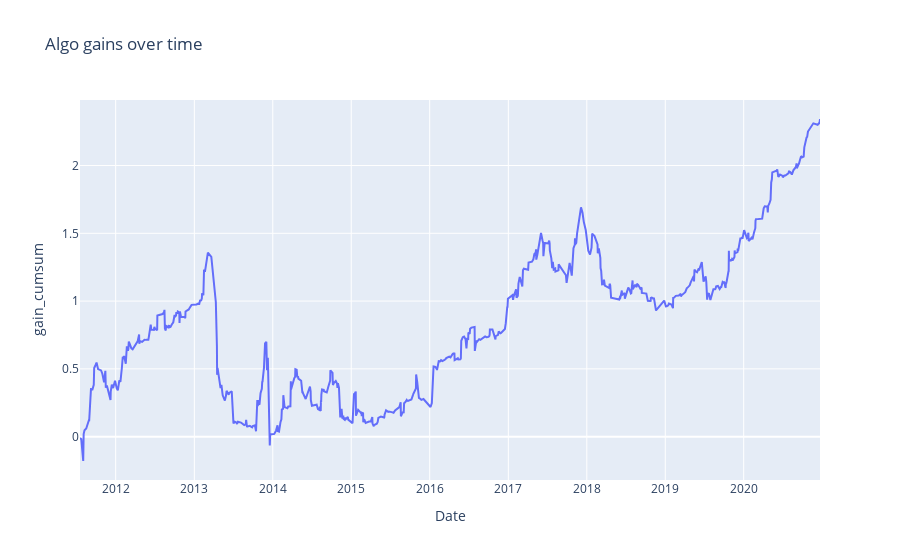

The notebook cell this image was saved under:
### Code cell
import plotly.express as px

fig = px.line(df_y_test_withdailyreturns, y=df_y_test_withdailyreturns['gain_cumsum'], title='Algo gains over time')
fig.show()

### Figure 1 — Plotly figure (JSON) as saved in the notebook; plotly's stock layout.template omitted (floating-point values rounded to 4 significant figures; data arrays with more than 128 entries replaced by an {"elided": "..."} marker saying what was removed)
{"data": [{"hovertemplate": "Date=%{x}<br>gain_cumsum=%{y}<extra></extra>", "legendgroup": "", "line": {"color": "#636efa", "dash": "solid"}, "mode": "lines", "name": "", "orientation": "v", "showlegend": false, "type": "scatter", "x": {"elided": "681 str values"}, "xaxis": "x", "y": {"elided": "681 float values"}, "yaxis": "y"}], "layout": {"legend": {"tracegroupgap": 0}, "title": {"text": "Algo gains over time"}, "xaxis": {"anchor": "y", "domain": [0, 1], "title": {"text": "Date"}}, "yaxis": {"anchor": "x", "domain": [0, 1], "title": {"text": "gain_cumsum"}}}}
